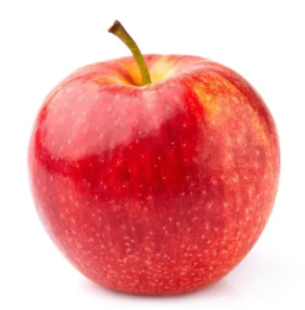
#> input picture test/app1.png, 305 x 310 px
$ python test.py
#> lines starting #> are read from the running program, lines starting #| are printed output that depends on the picture
#!/usr/bin/env python3
# -*- coding: utf-8 -*-
"""
Created on Wed Mar 20 20:44:38 2024

@author: joanneliang
"""
import cv2
import numpy as np

# Load the images
img = cv2.imread('app1.png')
#> img is the input picture: shape (310, 305, 3); mean B, G, R 159.7, 160.5, 237.3

# Convert it to GRAY
img_hsv = cv2.cvtColor(img, cv2.COLOR_BGR2GRAY)
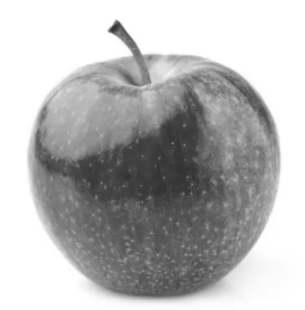
#> img_hsv: shape (310, 305); min 49, max 255, mean 183.4

#Create window to display image
cv2.namedWindow('colorhist', cv2.WINDOW_AUTOSIZE)

#Create an empty image for the histogram
h = np.zeros((100,512))
bins = np.arange(64,dtype=np.int32).reshape(64,1)


# Calculate the histogram and normalize it
hist_img = cv2.calcHist([img_hsv], [0], None, [64], [1, 256])
#> hist_img = 64 values, max 38486 at index 63, min 0 at index 0, mean 1477.3
cv2.normalize(hist_img, hist_img, 100, cv2.NORM_MINMAX);
hist=np.int32(np.around(hist_img))
#> hist = 64 values, max 97 at index 63, min 0 at index 0, mean 3.73
pts = np.column_stack((bins,hist))
#> pts = 64 pairs, first value 0 to 63, second value 0 to 97

#Loop through each bin and plot the rectangle in white
for x,y in enumerate(hist):
#> (the run stopped early here; a loop or call above may not have finished)

$ run again, with test/app2.png copied over test/app1.png
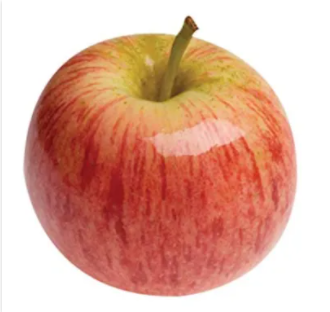
#> input picture test/app2.png, 330 x 312 px
#> img is the input picture: shape (312, 330, 3); mean B, G, R 156.5, 173.5, 222.7
#> `img_hsv = cv2.cvtColor(img, cv2.COLOR_BGR2GRAY)`:
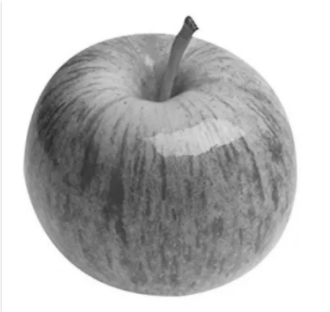
#> img_hsv: shape (312, 330); min 42, max 255, mean 186.3
#> hist_img = 64 values, max 42641 at index 63, min 0 at index 0, mean 1608.8
#> hist = 64 values, max 97 at index 63, min 0 at index 0, mean 3.66
#> pts = 64 pairs, first value 0 to 63, second value 0 to 97
